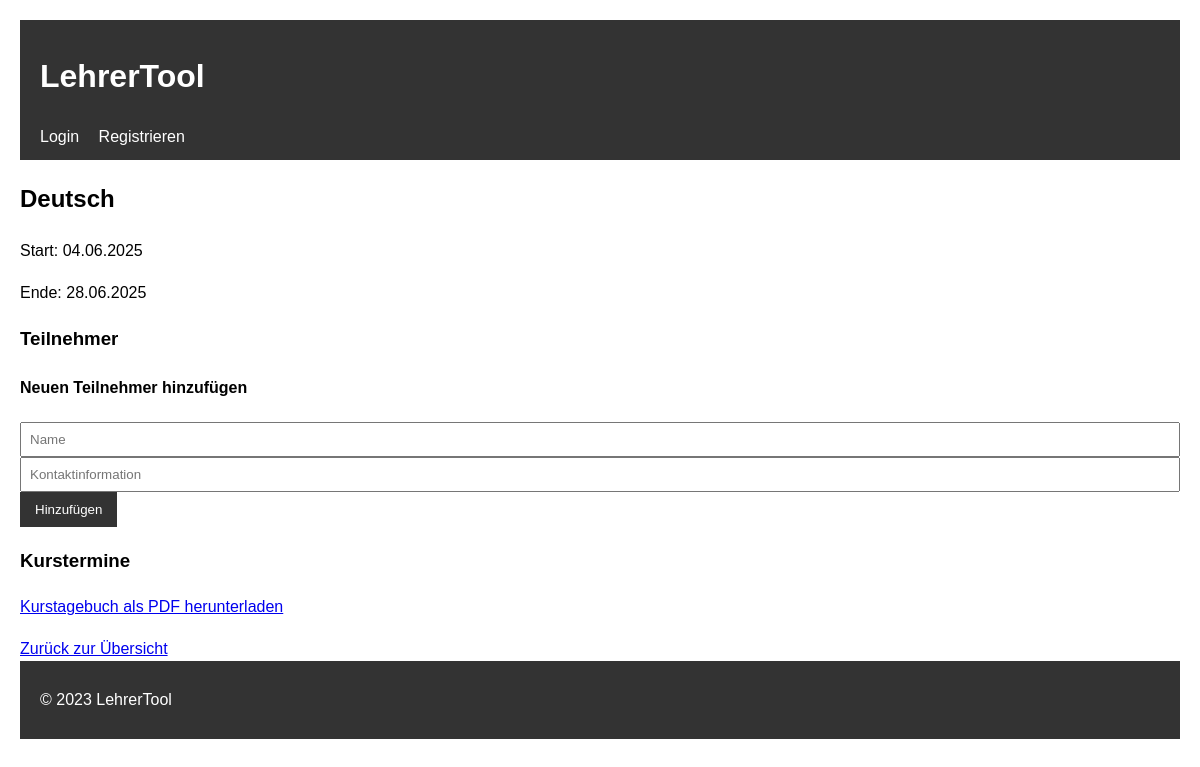
The page /course/1 on the database as committed earlier.
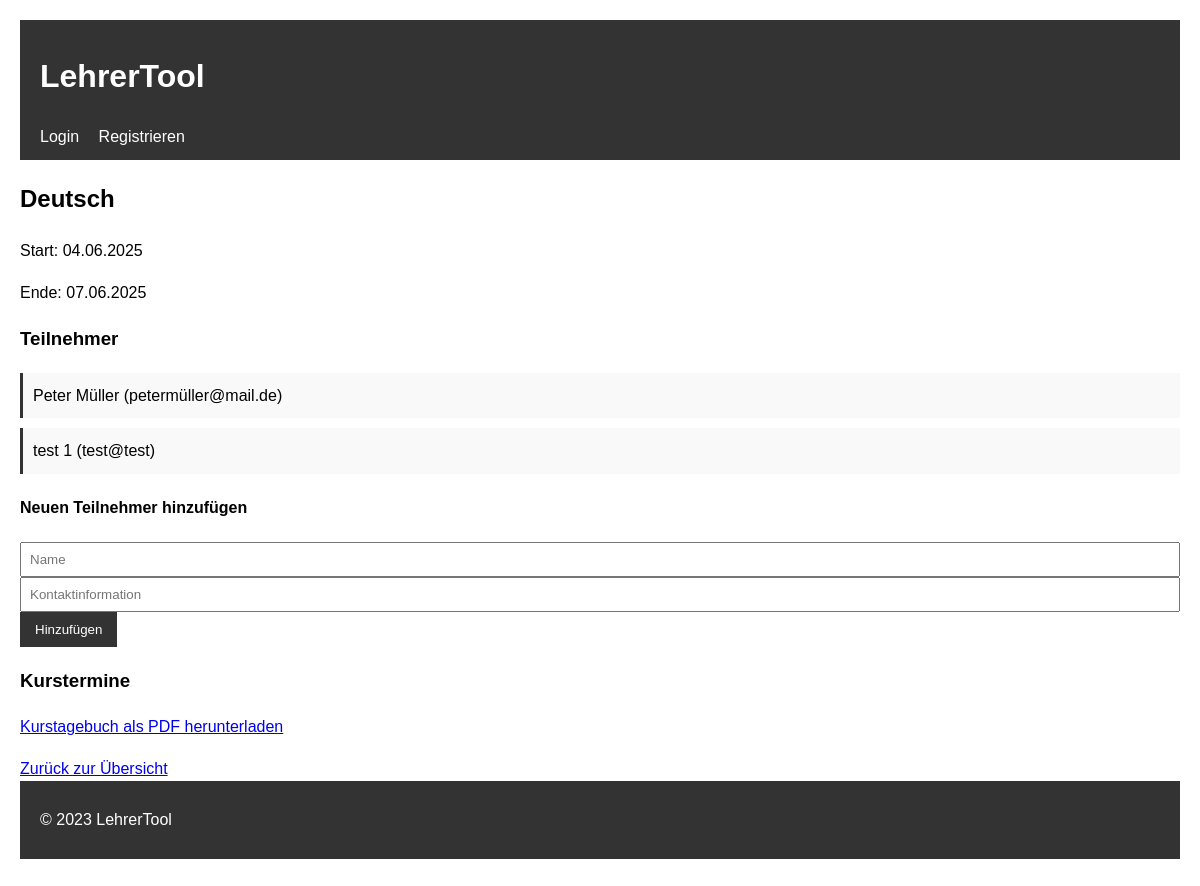
The same page on the database as committed later.
### app.py (models this page shows)
class Course(db.Model):
    id = db.Column(db.Integer, primary_key=True)
    title = db.Column(db.String(100), nullable=False)
    start_date = db.Column(db.DateTime, nullable=False)
    end_date = db.Column(db.DateTime, nullable=False)
    teacher_id = db.Column(db.Integer, db.ForeignKey('user.id'), nullable=False)
    lessons = db.relationship('Lesson', backref='course', lazy=True)
    participants = db.relationship('Participant', backref='course', lazy=True)

class Participant(db.Model):
    id = db.Column(db.Integer, primary_key=True)
    name = db.Column(db.String(100), nullable=False)
    contact = db.Column(db.String(200))
    course_id = db.Column(db.Integer, db.ForeignKey('course.id'), nullable=False)

### app.py (the view, shortened to what this page needs)
@app.route('/course/<int:course_id>', methods=['GET', 'POST'])
def course_detail(course_id):
    course = Course.query.get_or_404(course_id)
    lessons = Lesson.query.filter_by(course_id=course_id).order_by(Lesson.date).all()
    return render_template('course.html', course=course, lessons=lessons)

### templates/course.html (shortened to what this page needs)
{% extends "base.html" %}
{% block content %}
    <h2>{{ course.title }}</h2>
    <p>Start: {{ course.start_date.strftime('%d.%m.%Y') }}</p>
    <p>Ende: {{ course.end_date.strftime('%d.%m.%Y') }}</p>
    <h3>Teilnehmer</h3>
    <ul>
        {% for participant in course.participants %}
            <li>
                {{ participant.name }}
                {% if participant.contact %}({{ participant.contact }}){% endif %}
            </li>
        {% endfor %}
    </ul>
    <h4>Neuen Teilnehmer hinzufügen</h4>
    <form method="POST">
        <input type="text" name="name" placeholder="Name" required>
        <input type="text" name="contact" placeholder="Kontaktinformation">
        <button type="submit">Hinzufügen</button>
    </form>
    <h3>Kurstermine</h3>
    <p>
    <a href="{{ url_for('course_journal', course_id=course.id) }}">
        Kurstagebuch als PDF herunterladen
    </a>
</p>
    <a href="{{ url_for('home') }}">Zurück zur Übersicht</a>
{% endblock %}

### templates/base.html (shortened to what this page needs)
<!DOCTYPE html>
<html lang="de">
<head>
    <link rel="stylesheet" href="{{ url_for('static', filename='style.css') }}">
</head>
<body>
    <header>
        <h1>LehrerTool</h1>
        <nav>
            {% if 'user_id' in session %}
                <a href="{{ url_for('home') }}">Home</a>
                <a href="{{ url_for('logout') }}">Logout</a>
            {% else %}
                <a href="{{ url_for('login') }}">Login</a>
                <a href="{{ url_for('register') }}">Registrieren</a>
            {% endif %}
        </nav>
    </header>
    <main>
        {% block content %}{% endblock %}
    </main>
    <footer>
        <p>&copy; 2023 LehrerTool</p>
    </footer>
</body>
</html>

### static/style.css (style rules this page uses)
body { font-family: Arial, sans-serif; line-height: 1.6; max-width: 1200px; margin: 0 auto; padding: 20px; }
header, footer { background: #333; color: white; padding: 10px 20px; margin-bottom: 20px; }
nav a { color: white; margin-right: 15px; text-decoration: none; }
input, textarea { width: 100%; padding: 8px; box-sizing: border-box; }
button { background: #333; color: white; border: none; padding: 10px 15px; cursor: pointer; }
ul { list-style-type: none; padding: 0; }
li { margin-bottom: 10px; padding: 10px; background: #f9f9f9; border-left: 3px solid #333; }

Rows that differ between the two databases and show on the page:
changed Course "Deutsch": end_date "28.06.2025" → "07.06.2025"
added Participant: name "Peter Müller", contact "petermüller@mail.de"
added Participant: name "test 1", contact "test@test"
